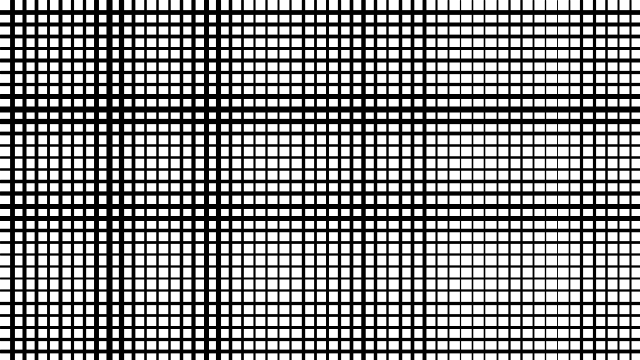
Frame 1 (no input)
Frame 60 (the mouse pressed at the canvas centre just before this capture): identical to frame 1, image omitted
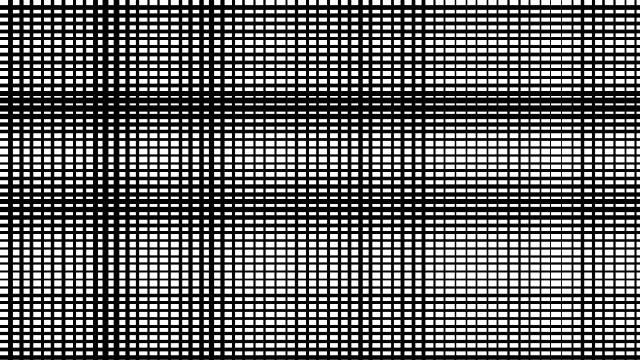
Frame 120 (the mouse held since frame 60 and released just before this capture)

The Processing sketch that drew these frames (run headless with seeded random() and noise(); from frame 60 on, the mouse is pressed at the canvas centre):

// Processing sketch: processing_84416
// ── processing_84416.pde

float noiseScale=0.02;

void setup() {
  size(640, 360); 
  frameRate(20);
}

void draw() {
  float y = 0;
   background(255);
   while(y < height) {
    float noiseVal = noise(mouseX*noiseScale);
    float strokeNoise = noise(y * noiseScale);
    strokeWeight(strokeNoise*8);

    y += (noiseVal * 20);
    line(0, y, width, y); 
  }

  float x = 0;
  while(x < width) {
    float noiseVal = noise(mouseY*noiseScale);
    float strokeNoise = noise(x * noiseScale);
    strokeWeight(strokeNoise*8);

    x += (noiseVal * 20);
    line(x, 0, x, height); 
  }
}
